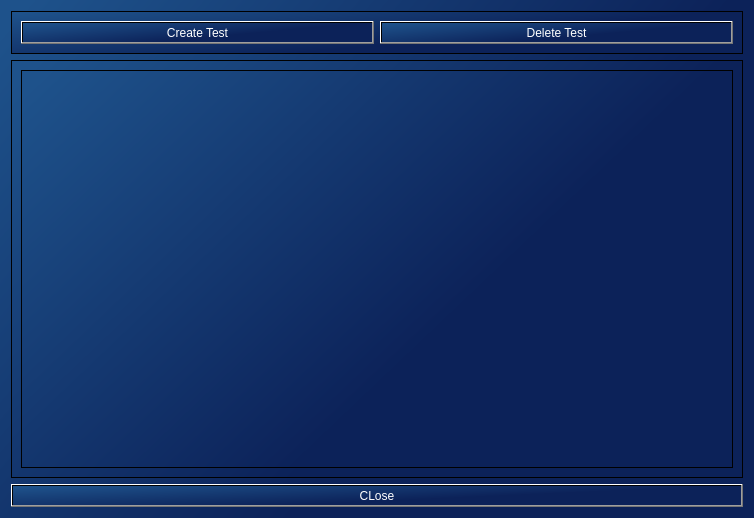
<?xml version="1.0" encoding="UTF-8"?>
<ui version="4.0">
 <class>Dialog</class>
 <widget class="QDialog" name="Dialog">
  <property name="geometry">
   <rect>
    <x>0</x>
    <y>0</y>
    <width>754</width>
    <height>518</height>
   </rect>
  </property>
  <property name="windowTitle">
   <string>Dialog</string>
  </property>
  <property name="styleSheet">
   <string notr="true">background-color: qlineargradient(spread:pad, x1:0, y1:0, x2:0.987, y2:0.579545, stop:0.028065 rgba(30, 82, 139, 255), stop:0.731343 rgba(12, 34, 89, 255));
color: rgb(255, 255, 255);

</string>
  </property>
  <layout class="QVBoxLayout" name="verticalLayout_2">
   <item>
    <widget class="QFrame" name="frame">
     <property name="frameShape">
      <enum>QFrame::StyledPanel</enum>
     </property>
     <property name="frameShadow">
      <enum>QFrame::Raised</enum>
     </property>
     <layout class="QHBoxLayout" name="horizontalLayout">
      <item>
       <widget class="QPushButton" name="create_test_pb">
        <property name="text">
         <string>Create Test</string>
        </property>
       </widget>
      </item>
      <item>
       <widget class="QPushButton" name="delete_test_pb">
        <property name="text">
         <string>Delete Test</string>
        </property>
       </widget>
      </item>
     </layout>
    </widget>
   </item>
   <item>
    <widget class="QFrame" name="frame_2">
     <property name="frameShape">
      <enum>QFrame::StyledPanel</enum>
     </property>
     <property name="frameShadow">
      <enum>QFrame::Raised</enum>
     </property>
     <layout class="QVBoxLayout" name="verticalLayout">
      <item>
       <widget class="QTableWidget" name="test_tbl"/>
      </item>
     </layout>
    </widget>
   </item>
   <item>
    <widget class="QPushButton" name="close_pb">
     <property name="text">
      <string>CLose</string>
     </property>
     <property name="icon">
      <iconset>
       <normalon>:/icons/images/close.png</normalon>
      </iconset>
     </property>
    </widget>
   </item>
  </layout>
 </widget>
 <resources>
  <include location="../../resources.qrc"/>
 </resources>
 <connections/>
</ui>
